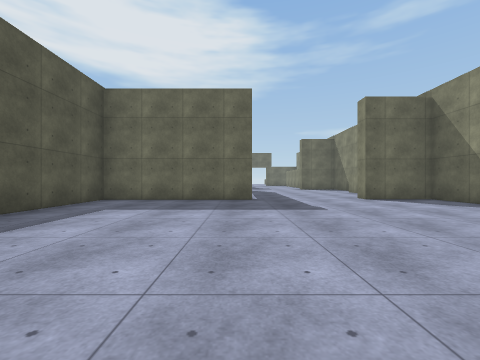
[1] (above)

12 first-person views from a walk through a Unity game level. The camera is 1.2 m above the floor, looks level and sees 90° across. The floor is counted in squares, 2 m on a side. Each view is taken from the middle of a square. On the plan, view 1 faces up. The plan holds only what a view shows up to about 9 squares ahead; the rest is blank. The place goes on beyond the plan. The player is left out. Surface patterns are stand-ins for the level's own textures.

[2]
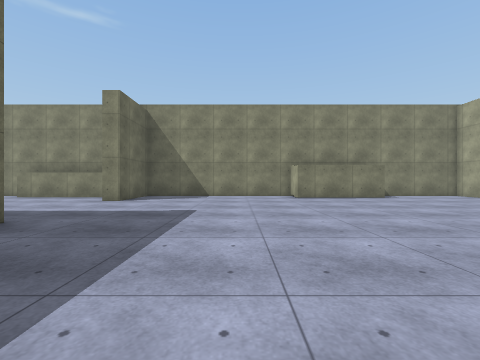

[3]
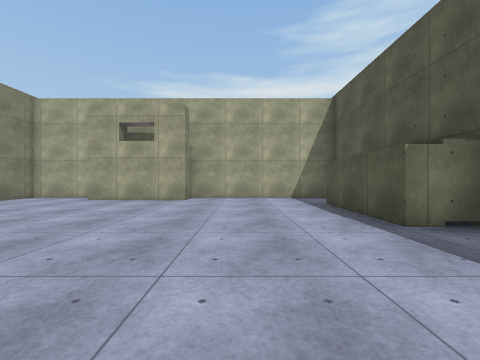

[4]
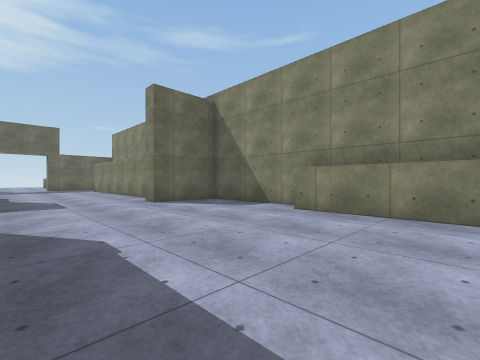

[5]
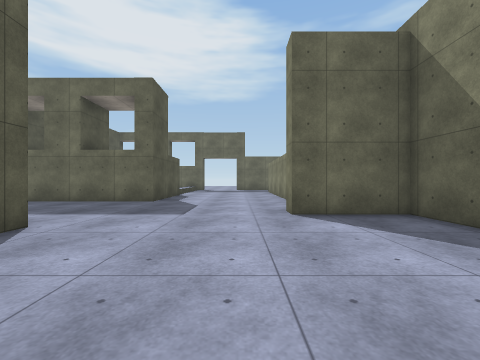

[6]
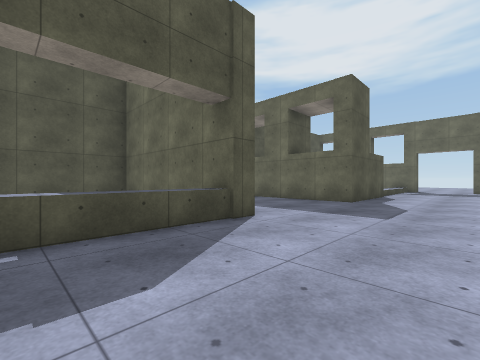

[7]
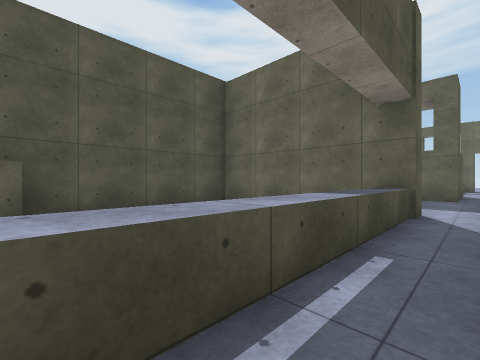

[8]
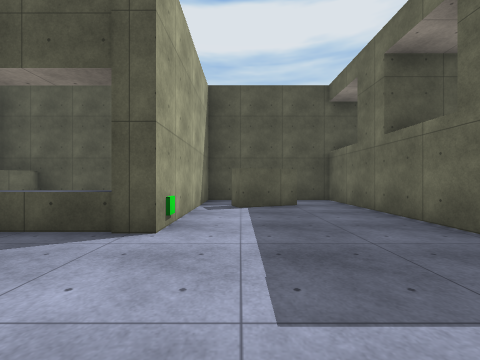

[9]
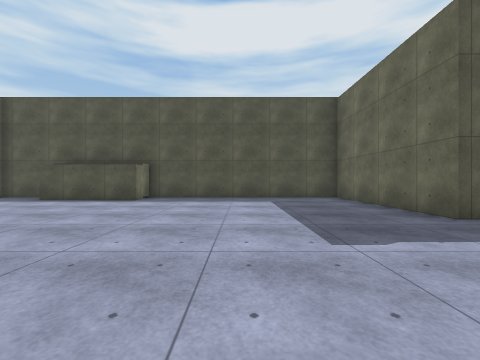

[10]
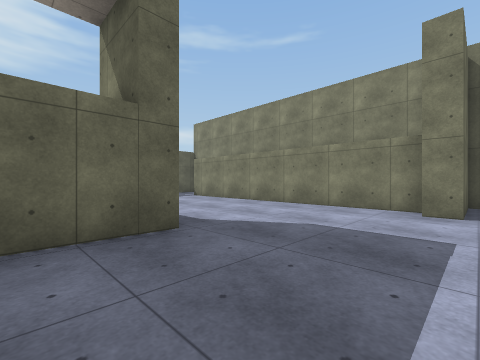

[11]
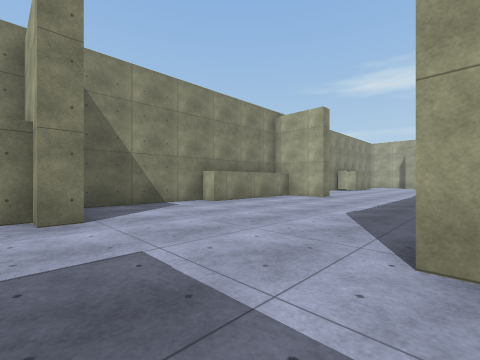

[12]
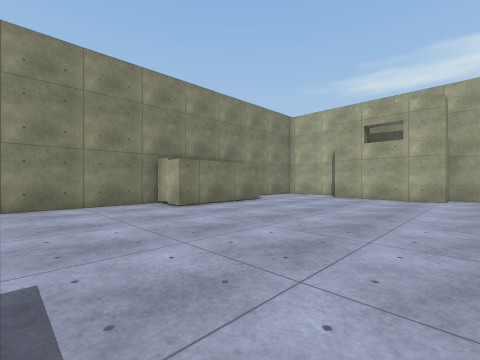

### Floor plan
Points are (right, up) in squares from view 1. A wall is a line through its corners. A room is listed if a view was taken in it or the views show most of it. See-through windows are left out.
Room 1 (views 1, 2, 3, 4, 5, 6, 7, 8, 9, 10, 11, 12)
walls: (0.2, 7.8) (0.2, 7.3) (-4.1, 7.3) (-4.1, 0.9) (-3.1, 0.9) (-3.2, -2); (5.3, 8.5) (5.3, 11.7) (6, 11.7) (6, 15.2) (3.9, 15.2) (3.9, 15.7) (4.4, 15.7) (4.3, 20.5); (-3.6, 9.2) (-3.4, 8.6); (-0.4, 13.6) (-4.1, 13.6) (-4.1, 9); (4.9, -0.8) (4.9, 2.1) (6, 2.1) (6, 7.3) (3.9, 7.3) (3.9, 8) (4.8, 8); (-4.1, 14.1) (-0.4, 14.1); (-2.8, 16.4) (-2.2, 15); (-4.1, -2.8) (-4.1, -4.1) (0.6, -4.1) (0.6, -3.1) (3.5, -3.2); (4.1, -4.1) (6, -4.1) (6, -1.4); (0.6, 20.5) (0.6, 17.7) (-4.1, 17.7) (-4.1, 16.6)
low walls: (0.2, 13.6) (0.2, 9)
objects: green block (0, 14)

Positions as (right, up) in squares from view 1, and headings:
1: (0, 0), facing up
2: (-3, 4), facing right
3: (-1, 4), facing down
4: (1, 9), facing up-right
5: (3, 11), facing up
6: (3, 11), facing up-left
7: (1, 9), facing up-left
8: (3, 15), facing left
9: (4, 4), facing left
10: (-1, 15), facing up-right
11: (0, 16), facing down-right
12: (0, 5), facing down-right
